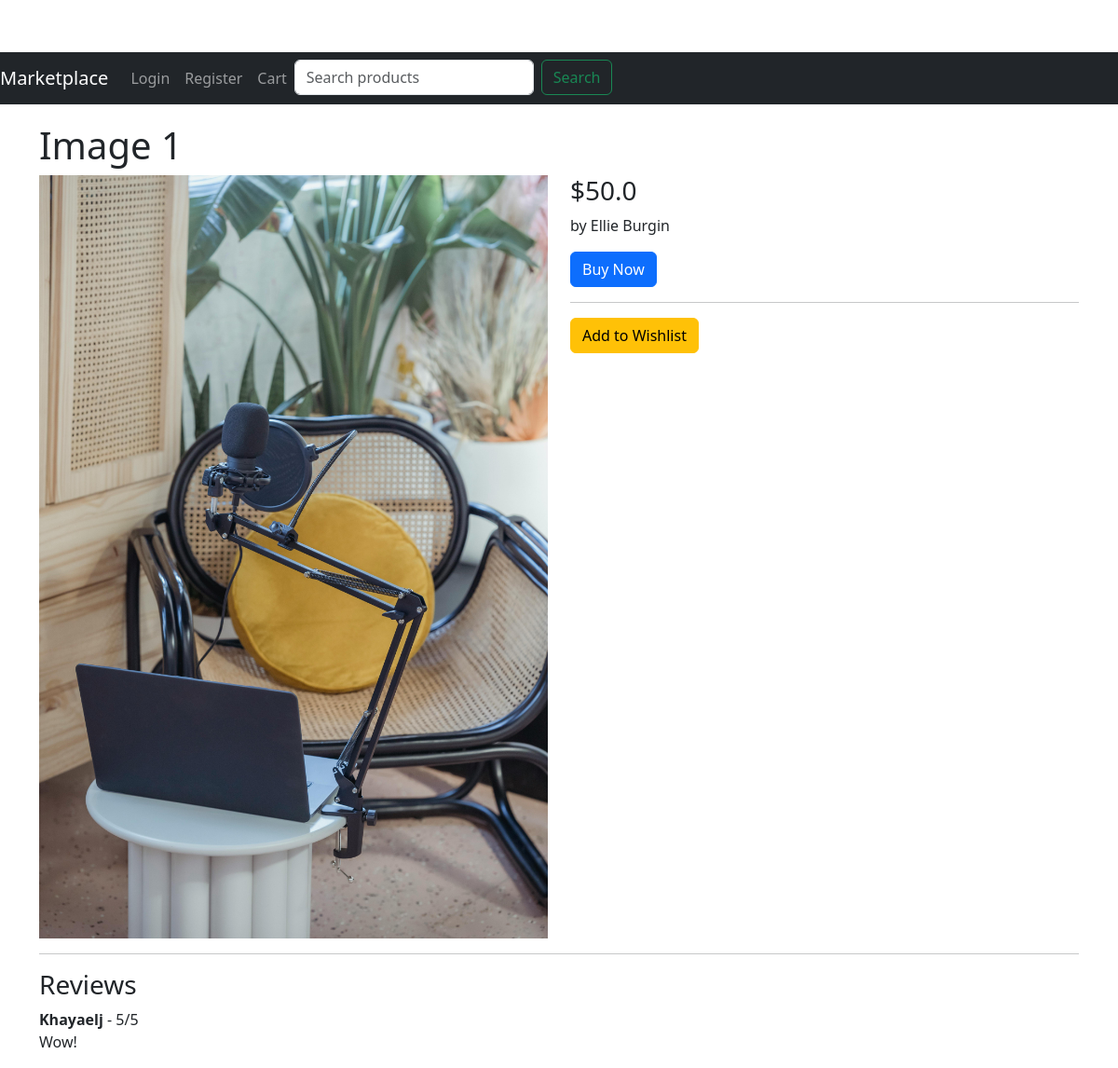
Page /product/1 on the committed database.
### app/models.py (models this page shows, shortened)
class Product(db.Model):
    id = db.Column(db.Integer, primary_key=True)
    title = db.Column(db.String(128))
    description = db.Column(db.String(1024))
    price = db.Column(db.Float)
    image = db.Column(db.String(150), nullable=True)
    is_sold = db.Column(db.Boolean, default=False)  # New field
    created_at = db.Column(db.DateTime, index=True, default=datetime.utcnow)
    user_id = db.Column(db.Integer, db.ForeignKey('user.id'))
    category_id = db.Column(db.Integer, db.ForeignKey('category.id'))
    reviews = db.relationship('Review', backref='product', lazy='dynamic')

class Review(db.Model):
    id = db.Column(db.Integer, primary_key=True)
    rating = db.Column(db.Integer, nullable=False)
    comment = db.Column(db.String(1024))
    created_at = db.Column(db.DateTime, index=True, default=datetime.utcnow)
    user_id = db.Column(db.Integer, db.ForeignKey('user.id'))
    product_id = db.Column(db.Integer, db.ForeignKey('product.id'))

class User(UserMixin, db.Model):
    id = db.Column(db.Integer, primary_key=True)
    username = db.Column(db.String(64), index=True, unique=True)
    email = db.Column(db.String(120), index=True, unique=True)
    password_hash = db.Column(db.String(128))
    profile_picture = db.Column(db.String(150), nullable=True)
    products = db.relationship('Product', backref='author', lazy='dynamic')
    reviews = db.relationship('Review', backref='author', lazy='dynamic')
    admin_profile = db.relationship('Admin', uselist=False, backref='user')
    wishlist = db.relationship('Wishlist', backref='user', lazy=True)

### app/routes.py (the view)
@bp.route('/product/<int:id>', methods=['GET', 'POST'])
def product(id):
    product = Product.query.get_or_404(id)
    form = ReviewForm()
    if form.validate_on_submit():
        review = Review(rating=form.rating.data, comment=form.comment.data, product=product, author=current_user)
        db.session.add(review)
        db.session.commit()
        flash('Your review has been posted!')
        return redirect(url_for('main.product', id=product.id))
    reviews = Review.query.filter_by(product_id=id).all()
    return render_template('product.html', product=product, form=form, reviews=reviews)

### app/forms.py
class ReviewForm(FlaskForm):
    rating = StringField('Rating', validators=[DataRequired()])
    comment = TextAreaField('Comment')
    submit = SubmitField('Submit Review')

### app/templates/product.html (shortened to what this page needs)
{% extends "base.html" %}
{% block content %}
  <h1>{{ product.title }}</h1>
  <div class="row">
    <div class="col-md-6">
      {% if product.image %}
        <img src="{{ url_for('static', filename='images/' + product.image) }}" class="img-fluid" alt="Product Image">
      {% else %}
        <img src="{{ url_for('static', filename='images/default.jpg') }}" class="img-fluid" alt="Default Image">
      {% endif %}
    </div>
    <div class="col-md-6">
      <h3>${{ product.price }}</h3>
      <p>{{ product.description }}</p>
      {% if product.is_sold %}
      <button class="btn btn-secondary" disabled>Sold</button>
      {% else %}
      <form action="{{ url_for('main.buy_product', id=product.id) }}" method="post">
        <button type="submit" class="btn btn-primary">Buy Now</button>
      </form>
      {% endif %}
      <hr>
      <form action="{{ url_for('main.add_to_wishlist', product_id=product.id) }}" method="post">
        <button type="submit" class="btn btn-warning">Add to Wishlist</button>
      </form>
    </div>
  </div>
  <hr>
  <h3>Reviews</h3>
  {% for review in reviews %}
  <div class="review">
    <strong>{{ review.author.username }}</strong> - {{ review.rating }}/5
    <p>{{ review.comment }}</p>
  </div>
  {% endfor %}
{% endblock %}

### app/static/css/styles.css (style rules this page uses)
body { padding-top: 56px; }

### rows in the picture
Product: title "Image 1", price "50.0", description "by Ellie Burgin"
Review: author.username "Khayaelj", rating "5", comment "Wow!"
